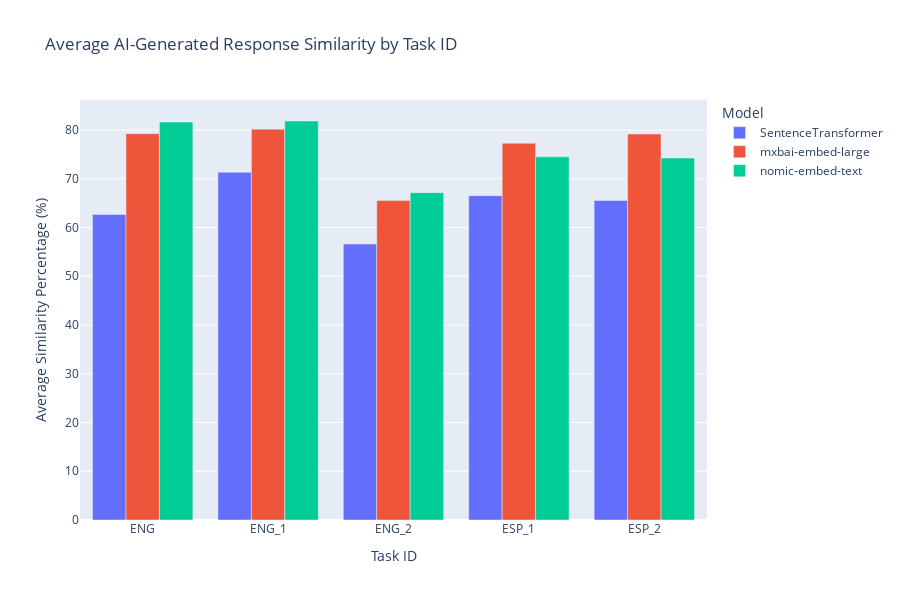
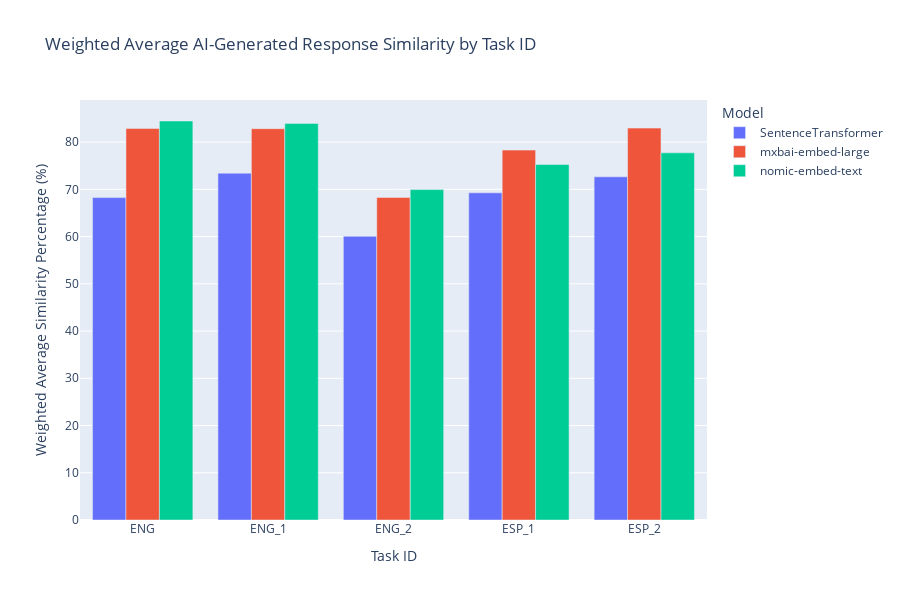

Write notebook code for charts like these, in order.
### Code cell
avg_similarity_df = pd.melt(
    content_usage,
    id_vars=['TASK_ID'],
    value_vars=[
        'average_similarity_SentenceTransformer',
        'average_similarity_nomic-embed-text',
        'average_similarity_mxbai-embed-large'
    ],
    var_name='Model',
    value_name='Average Similarity (%)'
)

# Melt the DataFrame to long format for weighted average similarity
weighted_similarity_df = pd.melt(
    content_usage,
    id_vars=['TASK_ID'],
    value_vars=[
        'weighted_similarity_SentenceTransformer',
        'weighted_similarity_nomic-embed-text',
        'weighted_similarity_mxbai-embed-large'
    ],
    var_name='Model',
    value_name='Weighted Average Similarity (%)'
)

# Clean up the 'Model' column to only contain the model names

avg_similarity_df['Model'] = avg_similarity_df['Model'].str.replace('average_similarity_', '')
weighted_similarity_df['Model'] = weighted_similarity_df['Model'].str.replace('weighted_similarity_', '')


avg_similarity_df =  avg_similarity_df[avg_similarity_df['TASK_ID']!='ENG_No_LLM']
weighted_similarity_df =  weighted_similarity_df[weighted_similarity_df['TASK_ID']!='ENG_No_LLM']

avg_similarity_df = avg_similarity_df.groupby(['TASK_ID','Model'])['Average Similarity (%)'].mean().reset_index()
weighted_similarity_df = weighted_similarity_df.groupby(['TASK_ID','Model'])['Weighted Average Similarity (%)'].mean().reset_index()

# Step 2: Plot using Plotly

# Plot Average Similarity
fig_avg = px.bar(
    avg_similarity_df,
    x='TASK_ID',
    y='Average Similarity (%)',
    color='Model',
    title='Average AI-Generated Response Similarity by Task ID',
    labels={'TASK_ID': 'Task ID'},
    barmode='group'
)
fig_avg.update_layout(
    xaxis_title='Task ID',
    yaxis_title='Average Similarity Percentage (%)',
    width=900,
    height=600
)
fig_avg.show()
fig_avg.write_image('../figures/results/content_similarity_avg.pdf')
# Plot Weighted Average Similarity
fig_weighted = px.bar(
    weighted_similarity_df,
    x='TASK_ID',
    y='Weighted Average Similarity (%)',
    color='Model',
    title='Weighted Average AI-Generated Response Similarity by Task ID',
    labels={'TASK_ID': 'Task ID'},
    barmode='group'
)
fig_weighted.update_layout(
    xaxis_title='Task ID',
    yaxis_title='Weighted Average Similarity Percentage (%)',
    width=900,
    height=600
)
fig_weighted.show()
fig_weighted.write_image('../figures/results/content_similarity_weighted.pdf')

### Figure 1 — Plotly figure (JSON) as saved in the notebook; plotly's stock layout.template omitted (floating-point values rounded to 4 significant figures)
{"data": [{"alignmentgroup": "True", "hovertemplate": "Model=SentenceTransformer<br>Task ID=%{x}<br>Average Similarity (%)=%{y}<extra></extra>", "legendgroup": "SentenceTransformer", "marker": {"color": "#636efa", "pattern": {"shape": ""}}, "name": "SentenceTransformer", "offsetgroup": "SentenceTransformer", "orientation": "v", "showlegend": true, "textposition": "auto", "type": "bar", "x": ["ENG", "ENG_1", "ENG_2", "ESP_1", "ESP_2"], "xaxis": "x", "y": [62.68, 71.33, 56.62, 66.54, 65.54], "yaxis": "y"}, {"alignmentgroup": "True", "hovertemplate": "Model=mxbai-embed-large<br>Task ID=%{x}<br>Average Similarity (%)=%{y}<extra></extra>", "legendgroup": "mxbai-embed-large", "marker": {"color": "#EF553B", "pattern": {"shape": ""}}, "name": "mxbai-embed-large", "offsetgroup": "mxbai-embed-large", "orientation": "v", "showlegend": true, "textposition": "auto", "type": "bar", "x": ["ENG", "ENG_1", "ENG_2", "ESP_1", "ESP_2"], "xaxis": "x", "y": [79.26, 80.17, 65.52, 77.3, 79.18], "yaxis": "y"}, {"alignmentgroup": "True", "hovertemplate": "Model=nomic-embed-text<br>Task ID=%{x}<br>Average Similarity (%)=%{y}<extra></extra>", "legendgroup": "nomic-embed-text", "marker": {"color": "#00cc96", "pattern": {"shape": ""}}, "name": "nomic-embed-text", "offsetgroup": "nomic-embed-text", "orientation": "v", "showlegend": true, "textposition": "auto", "type": "bar", "x": ["ENG", "ENG_1", "ENG_2", "ESP_1", "ESP_2"], "xaxis": "x", "y": [81.63, 81.85, 67.16, 74.5, 74.25], "yaxis": "y"}], "layout": {"barmode": "group", "height": 600, "legend": {"title": {"text": "Model"}, "tracegroupgap": 0}, "title": {"text": "Average AI-Generated Response Similarity by Task ID"}, "width": 900, "xaxis": {"anchor": "y", "domain": [0, 1], "title": {"text": "Task ID"}}, "yaxis": {"anchor": "x", "domain": [0, 1], "title": {"text": "Average Similarity Percentage (%)"}}}}

### Figure 2 — Plotly figure (JSON) as saved in the notebook; plotly's stock layout.template omitted (floating-point values rounded to 4 significant figures)
{"data": [{"alignmentgroup": "True", "hovertemplate": "Model=SentenceTransformer<br>Task ID=%{x}<br>Weighted Average Similarity (%)=%{y}<extra></extra>", "legendgroup": "SentenceTransformer", "marker": {"color": "#636efa", "pattern": {"shape": ""}}, "name": "SentenceTransformer", "offsetgroup": "SentenceTransformer", "orientation": "v", "showlegend": true, "textposition": "auto", "type": "bar", "x": ["ENG", "ENG_1", "ENG_2", "ESP_1", "ESP_2"], "xaxis": "x", "y": [68.25, 73.42, 60.06, 69.26, 72.65], "yaxis": "y"}, {"alignmentgroup": "True", "hovertemplate": "Model=mxbai-embed-large<br>Task ID=%{x}<br>Weighted Average Similarity (%)=%{y}<extra></extra>", "legendgroup": "mxbai-embed-large", "marker": {"color": "#EF553B", "pattern": {"shape": ""}}, "name": "mxbai-embed-large", "offsetgroup": "mxbai-embed-large", "orientation": "v", "showlegend": true, "textposition": "auto", "type": "bar", "x": ["ENG", "ENG_1", "ENG_2", "ESP_1", "ESP_2"], "xaxis": "x", "y": [82.88, 82.84, 68.29, 78.3, 82.96], "yaxis": "y"}, {"alignmentgroup": "True", "hovertemplate": "Model=nomic-embed-text<br>Task ID=%{x}<br>Weighted Average Similarity (%)=%{y}<extra></extra>", "legendgroup": "nomic-embed-text", "marker": {"color": "#00cc96", "pattern": {"shape": ""}}, "name": "nomic-embed-text", "offsetgroup": "nomic-embed-text", "orientation": "v", "showlegend": true, "textposition": "auto", "type": "bar", "x": ["ENG", "ENG_1", "ENG_2", "ESP_1", "ESP_2"], "xaxis": "x", "y": [84.46, 83.96, 69.94, 75.24, 77.72], "yaxis": "y"}], "layout": {"barmode": "group", "height": 600, "legend": {"title": {"text": "Model"}, "tracegroupgap": 0}, "title": {"text": "Weighted Average AI-Generated Response Similarity by Task ID"}, "width": 900, "xaxis": {"anchor": "y", "domain": [0, 1], "title": {"text": "Task ID"}}, "yaxis": {"anchor": "x", "domain": [0, 1], "title": {"text": "Weighted Average Similarity Percentage (%)"}}}}
